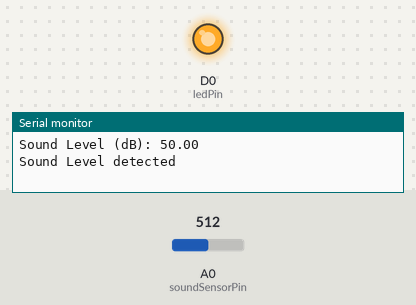
A sketch run on a simulated ESP8266 (NodeMCU). Shown: output pins drawn as LEDs (lit = HIGH), the last lines printed to the serial monitor. The inputs (shaded band) are chosen by the test bench; at power-on: A0 (soundSensorPin) = 512.

Above: at 18.0 s.
18.1 s: A0 (soundSensorPin) set to 17
33.1 s: A0 (soundSensorPin) set to 14
At 41.0 s:
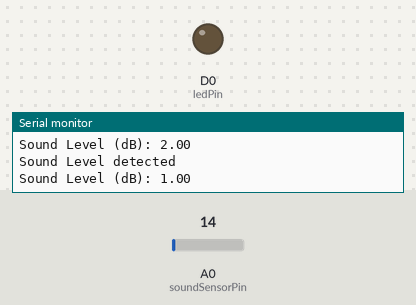
48.1 s: A0 (soundSensorPin) set to 122
At 51.0 s:
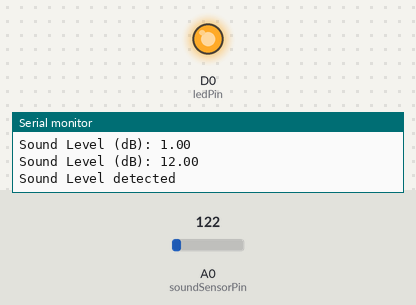
63.1 s: A0 (soundSensorPin) set to 0
At 71.0 s:
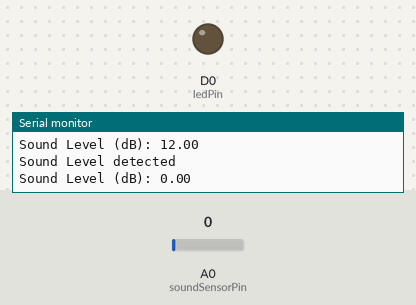
Timing chart, 0 to 72.5 s (numbered marks = the images above; inputs shaded):
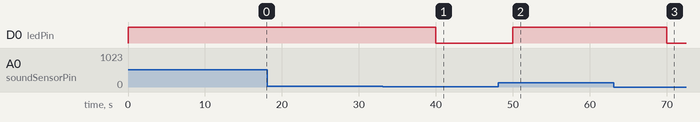

The sketch:

sound_sensor.ino
```cpp
const int soundSensorPin = A0;  // Sound sensor connected to analog pin A0
const int ledPin = D0;          // LED connected to digital pin D0


const int thresholdDB = 1.00;     // Set the sound level threshold in dB


void setup() {
  pinMode(ledPin, OUTPUT);
  Serial.begin(115200);
}


void loop() {
  // Read the analog value from the sound sensor
  int sensorValue = analogRead(soundSensorPin);


  // Convert the analog value to dB (You need to calibrate this part)
  float soundLevelDB = analogToDB(sensorValue);


  // Print the sound level in dB to the serial monitor
  Serial.print("Sound Level (dB): ");
  Serial.println(soundLevelDB);


  // Check if the sound level exceeds the threshold
  if (soundLevelDB > thresholdDB) {
    digitalWrite(ledPin, HIGH);  // Turn on the LED
 Serial.println("Sound Level detected ");
delay(10000);
  }
  else {
    digitalWrite(ledPin, LOW);   // Turn off the LED
  }


  delay(10000);  // Delay for 1 second (adjust as needed)
}
//float analogToDB(int analogValue) {
  // Replace the following with your actual calibration logic
  // Example: If analogValue 0-1023 maps to 40-100 dB
  //float dB = map(analogValue, 0, 1023, 40, 100);
  //return dB;
//}
// Function to convert analog value to dB (you need to calibrate this)
float analogToDB(int analogValue) {
  // Implement your calibration logic here
  // This is a placeholder, you should replace it with your actual calibration code
  float dB = map(analogValue, 0, 1023, 0, 100); // Replace with your calibration logic
  return dB;
}
```

Measured:
- the behaviour switches between 16 and 15 on A0 (soundSensorPin) (found by bisection; images 0 and 1)
- after the input at 33.1 s, D0 (ledPin): HIGH → LOW after 6.9 s
- after the input at 48.1 s, D0 (ledPin): LOW → HIGH after 1.9 s
- after the input at 63.1 s, D0 (ledPin): HIGH → LOW after 6.9 s
